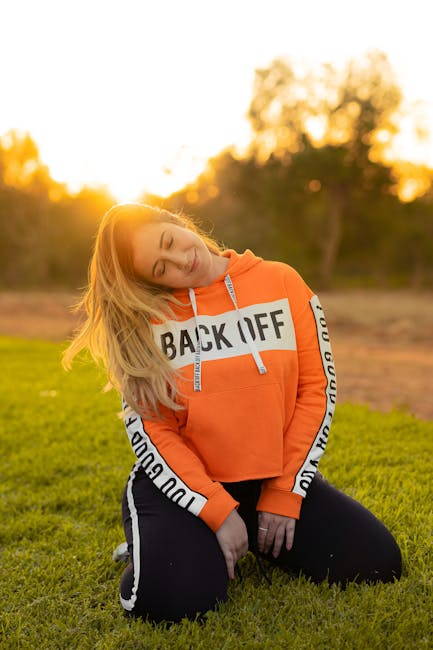
#> input picture phase-1/image1.jpg, 433 x 650 px, found by its file name
$ python grayscale.py
#> lines starting #> are read from the running program, lines starting #| are printed output that depends on the picture
import cv2

image = cv2.imread("phase-1\\image1.jpg")
#> image is the input picture: shape (650, 433, 3); mean B, G, R 86.9, 137.9, 169

if image is not None:
    gray = cv2.cvtColor(image, cv2.COLOR_BGR2GRAY)
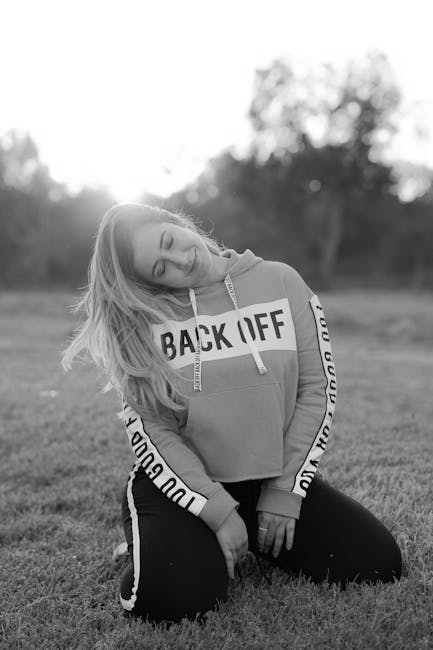
#> gray: shape (650, 433); min 0, max 255, mean 141.4

    saved = cv2.imwrite("phase-1\\grayscale.png", gray)
    if saved:
        print("Image Saved as 'grayscale.png' successfully")
    else:
        print("Error: Image Does not saved")

    cv2.imshow("Gray Scale Photo", gray)
    cv2.waitKey(0)
    cv2.destroyAllWindows()
else:
    print("Error: While loading image")
